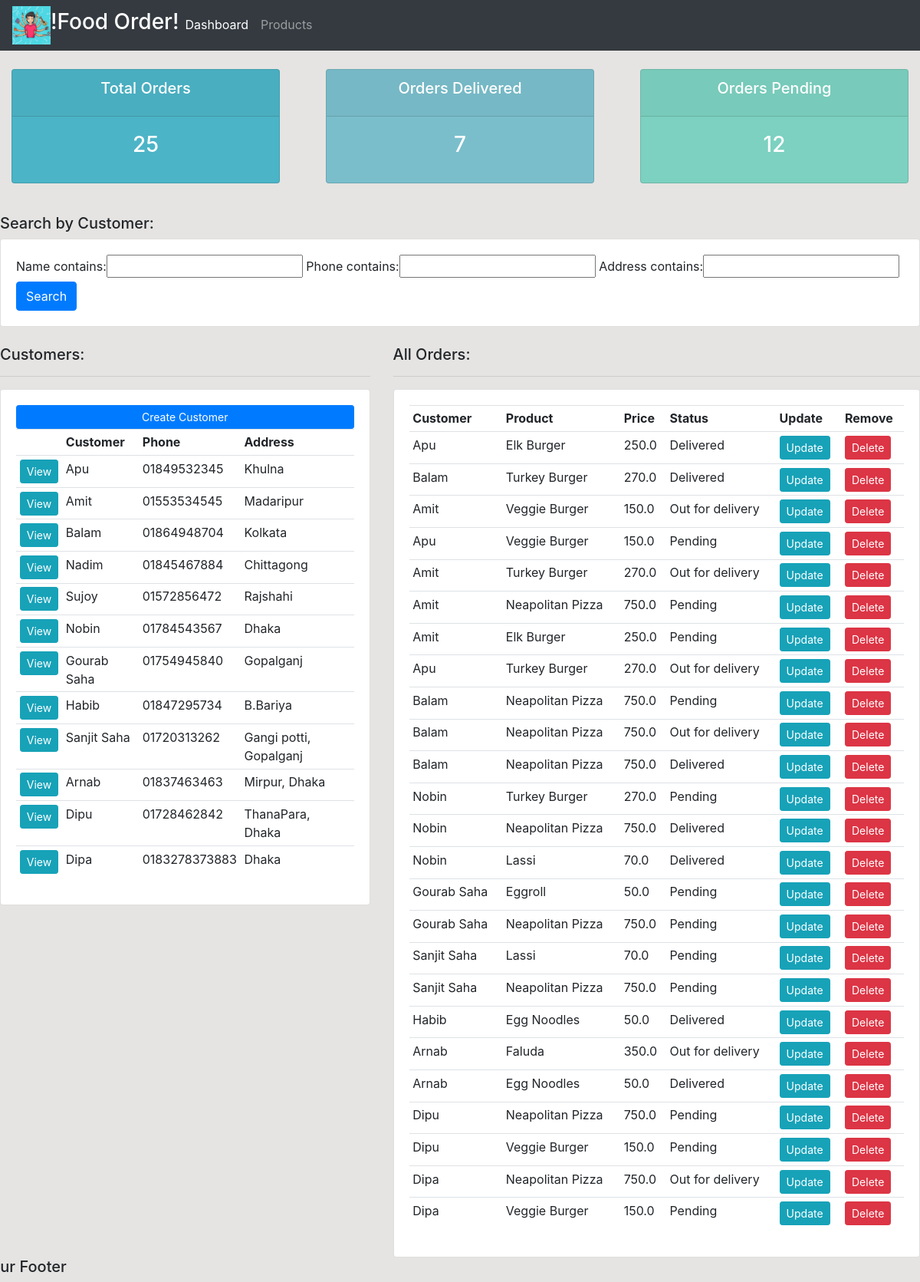
The page / on the database its author committed.
### accounts/models.py (models this page shows, shortened)
class Customer(models.Model):
    name = models.CharField(max_length=200)
    phone = models.CharField(max_length=200, null = True)
    address = models.CharField(max_length=400, null = True)
    email = models.CharField(max_length=200, null = True)
    date_created = models.DateTimeField(auto_now_add= True)
    def __str__(self):
        return self.name

class Order(models.Model):
    STATUS = (
                ('Pending' , 'Pending'),
                ('Out for delivery', 'Out for delivery'),
                ('Delivered', 'Delivered'),
             )
    customer = models.ForeignKey(Customer, null = True , on_delete = models.SET_NULL)
    product = models.ForeignKey(Product, null = True , on_delete = models.SET_NULL)
    date_created =  models.DateTimeField(auto_now_add= True)
    status = models.CharField(max_length = 200, null = True, choices = STATUS)
    note = models.CharField(max_length = 1000, null = True)

class Product(models.Model):
    CATEGORY = (
                ('Veg', 'Veg'),
                ('Non Veg', 'Non Veg'),
                )
    name = models.CharField(max_length=200)
    price = models.FloatField(null = True)
    category = models.CharField(max_length=200, null = True, choices = CATEGORY)
    description = models.CharField(max_length=200, null = True, blank = True)
    date_created =  models.DateTimeField(auto_now_add= True)
    tags = models.ManyToManyField(Tag)
    def __str__(self):
        return self.name

### accounts/views.py (the view)
# urls.py: path('', views.home, name="home"),
def home(request):
    orders = Order.objects.all()
    customers = Customer.objects.all()
    total_customers = customers.count()
    total_orders = orders.count()
    delivered = orders.filter(status='Delivered').count()
    pending = orders.filter(status='Pending').count()
    myFilter = CustomerFilter(request.GET, queryset = customers)
    customers = myFilter.qs
    context = {'orders':orders, 'customers':customers,
    'total_customers': total_customers, 'total_orders':total_orders,
    'delivered': delivered, 'pending': pending, 'myFilter': myFilter}
    return render(request, 'accounts/dashboard.html',context)

### accounts/templates/accounts/dashboard.html
{% extends 'accounts/main.html' %}
{% block content %}
{% include 'accounts/status.html' %}
<br>
<h5>Search by Customer:</h5>
<div class="row">
<div class="col">
  <div class="card card-body">
    <form method="get">
      {{myFilter.form}}
      <button class="btn btn-primary" type="submit">Search</button>
    </form>
  </div>
</div>
</div>
<br>
<div class ="row">
  <div class="col-md-5">
    <h5>Customers:</h5>
    <hr>
    <div class="card card-body">
      <a class="btn btn-primary btn-sm btn-block" href="{% url 'create_customer' %}">Create Customer</a>
      <table class="table table-sm">
        <tr>
          <th></th>
          <th>Customer</th>
          <th>Phone</th>
          <th>Address</th>
        </tr>
        {% for customer in customers %}
         <tr>
           <td><a class="btn btn-sm btn-info" href="{% url 'customer' customer.id %}">View</a></td>
           <td>{{customer.name}}</td>
           <td>{{customer.phone}}</td>
           <td>{{customer.address}}</td>
         </tr>
        {% endfor %}
      </table>
    </div>
  </div>
  <div class="col-md-7">
    <h5>All Orders:</h5>
    <hr>
    <div class="card card-body">
      <table class="table table-sm">
        <tr>
          <th>Customer</th>
          <th>Product</th>
          <th>Price</th>
          <th>Status</th>
          <th>Update</th>
          <th>Remove</th>
        </tr>
        {% for order in orders %}
         <tr>
           <td>{{order.customer}}</td>
           <td>{{order.product}}</td>
           <td>{{order.product.price}}</td>
           <td>{{order.status}}</td>
           <td><a  class="btn btn-sm btn-info"  href="{% url 'update_order' order.id %}">Update</a></td>
           <td><a  class="btn btn-sm btn-danger"  href="{% url 'delete_order' order.id %}">Delete</a></td>
         </tr>
        {% endfor %}
      </table>
    </div>
  </div>
{% endblock %}

### static/css/main.css (style rules this page uses)
body { background-color: #E5E4E2; }

### rows shown on the page
Customer: name "Apu", phone "01849532345", address "Khulna"
Customer: name "Amit", phone "01553534545", address "Madaripur"
Customer: name "Balam", phone "01864948704", address "Kolkata"
Customer: name "Nadim", phone "01845467884", address "Chittagong"
Customer: name "Sujoy", phone "01572856472", address "Rajshahi"
Customer: name "Nobin", phone "01784543567", address "Dhaka"
Customer: name "Gourab Saha", phone "01754945840", address "Gopalganj"
Customer: name "Habib", phone "01847295734", address "B.Bariya"
Customer: name "Sanjit Saha", phone "01720313262", address "Gangi potti, Gopalganj"
Customer: name "Arnab", phone "01837463463", address "Mirpur, Dhaka"
Customer: name "Dipu", phone "01728462842", address "ThanaPara, Dhaka"
Customer: name "Dipa", phone "0183278373883", address "Dhaka"
Order: customer "Apu", product "Elk Burger", product.price "250.0", status "Delivered"
Order: customer "Balam", product "Turkey Burger", product.price "270.0", status "Delivered"
Order: customer "Amit", product "Veggie Burger", product.price "150.0", status "Out for delivery"
Order: customer "Apu", product "Veggie Burger", product.price "150.0", status "Pending"
Order: customer "Amit", product "Turkey Burger", product.price "270.0", status "Out for delivery"
Order: customer "Amit", product "Neapolitan Pizza", product.price "750.0", status "Pending"
Order: customer "Amit", product "Elk Burger", product.price "250.0", status "Pending"
Order: customer "Apu", product "Turkey Burger", product.price "270.0", status "Out for delivery"
Order: customer "Balam", product "Neapolitan Pizza", product.price "750.0", status "Pending"
Order: customer "Balam", product "Neapolitan Pizza", product.price "750.0", status "Out for delivery"
Order: customer "Balam", product "Neapolitan Pizza", product.price "750.0", status "Delivered"
Order: customer "Nobin", product "Turkey Burger", product.price "270.0", status "Pending"
Order: customer "Nobin", product "Neapolitan Pizza", product.price "750.0", status "Delivered"
Order: customer "Nobin", product "Lassi", product.price "70.0", status "Delivered"
Order: customer "Gourab Saha", product "Eggroll", product.price "50.0", status "Pending"
Order: customer "Gourab Saha", product "Neapolitan Pizza", product.price "750.0", status "Pending"
Order: customer "Sanjit Saha", product "Lassi", product.price "70.0", status "Pending"
Order: customer "Sanjit Saha", product "Neapolitan Pizza", product.price "750.0", status "Pending"
Order: customer "Habib", product "Egg Noodles", product.price "50.0", status "Delivered"
Order: customer "Arnab", product "Faluda", product.price "350.0", status "Out for delivery"
Order: customer "Arnab", product "Egg Noodles", product.price "50.0", status "Delivered"
Order: customer "Dipu", product "Neapolitan Pizza", product.price "750.0", status "Pending"
Order: customer "Dipu", product "Veggie Burger", product.price "150.0", status "Pending"
Order: customer "Dipa", product "Neapolitan Pizza", product.price "750.0", status "Out for delivery"
Order: customer "Dipa", product "Veggie Burger", product.price "150.0", status "Pending"

### other values the page prints
{{ total_orders }} "25"
{{ delivered }} "7"
{{ pending }} "12"
